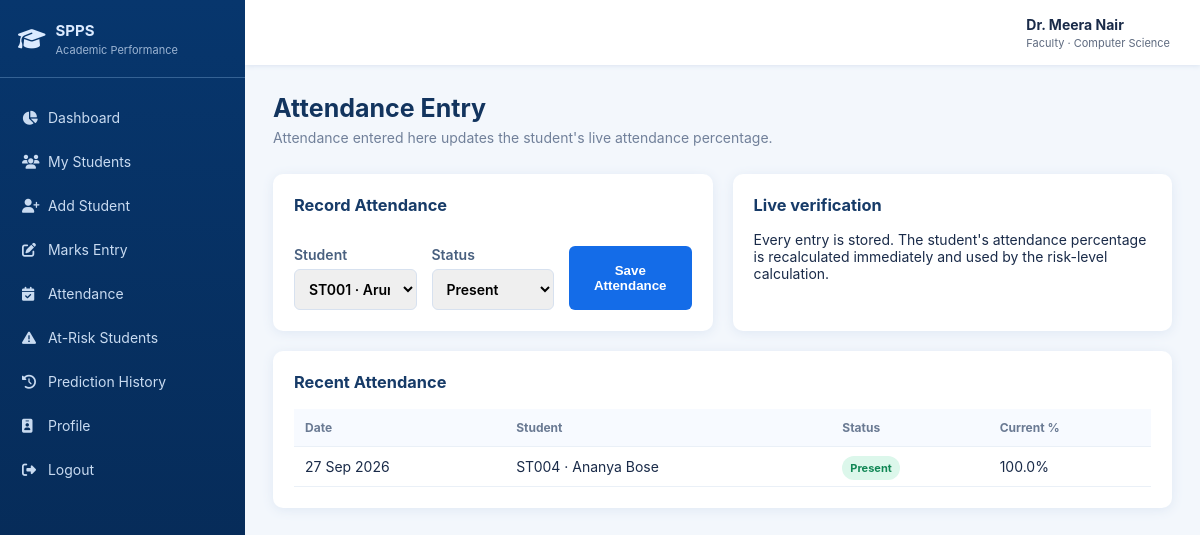
The app's page /attendance (signed in) with its own data.
### models.py (models this page shows, shortened)
class User(db.Model):
    id = db.Column(db.Integer, primary_key=True)
    username = db.Column(db.String(80), nullable=False, unique=True)
    email = db.Column(db.String(120), nullable=False, unique=True)
    password_hash = db.Column(db.String(255), nullable=False)
    role = db.Column(db.String(30), nullable=False, default='faculty')
    department = db.Column(db.String(80))
    phone = db.Column(db.String(20))
    status = db.Column(db.String(20), default='active')
    password_change_required = db.Column(db.Boolean, default=False)
    otp_hash = db.Column(db.String(255))
    otp_expires_at = db.Column(db.DateTime)
    created_at = db.Column(db.DateTime, default=datetime.utcnow)
    faculty = db.relationship('Faculty', backref='user', uselist=False, cascade='all, delete-orphan')

class Faculty(db.Model):
    id = db.Column(db.Integer, primary_key=True)
    user_id = db.Column(db.Integer, db.ForeignKey('user.id'), unique=True, nullable=False)
    faculty_id = db.Column(db.String(30), unique=True, nullable=False)
    name = db.Column(db.String(100), nullable=False)
    department = db.Column(db.String(80), nullable=False)

class AttendanceRecord(db.Model):
    id = db.Column(db.Integer, primary_key=True)
    student_id = db.Column(db.Integer, db.ForeignKey('student.id'), nullable=False)
    date = db.Column(db.Date, nullable=False, default=datetime.utcnow)
    present = db.Column(db.Boolean, nullable=False)
    recorded_by = db.Column(db.Integer, db.ForeignKey('user.id'), nullable=False)

class Student(db.Model):
    id = db.Column(db.Integer, primary_key=True)
    student_id = db.Column(db.String(30), nullable=False, unique=True)
    name = db.Column(db.String(120), nullable=False)
    gender = db.Column(db.String(20))
    date_of_birth = db.Column(db.Date)
    department = db.Column(db.String(80), nullable=False)
    year = db.Column(db.Integer, nullable=False)
    semester = db.Column(db.Integer, nullable=False)
    email = db.Column(db.String(120))
    phone = db.Column(db.String(25))
    address = db.Column(db.Text)
    discipline = db.Column(db.String(20), default='Good')
    arrears = db.Column(db.Integer, default=0, nullable=False)
    attendance = db.Column(db.Float, default=0)
    previous_gpa = db.Column(db.Float, default=0)
    assignment_score = db.Column(db.Float, default=0)
    internal_mark = db.Column(db.Float, default=0)
    study_hours = db.Column(db.Float, default=0)
    previous_semester_mark = db.Column(db.Float, default=0)
    practical_mark = db.Column(db.Float, default=0)
    participation_score = db.Column(db.Float, default=0)
    backlogs = db.Column(db.Integer, default=0)
    assigned_faculty_id = db.Column(db.Integer, db.ForeignKey('faculty.id'))
    created_at = db.Column(db.DateTime, default=datetime.utcnow)
    updated_at = db.Column(db.DateTime, default=datetime.utcnow, onupdate=datetime.utcnow)
    predictions = db.relationship('Prediction', backref='student', lazy=True, cascade='all, delete-orphan')
    mark_records = db.relationship('MarkRecord', backref='student', lazy=True, cascade='all, delete-orphan')
    attendance_records = db.relationship('AttendanceRecord', backref='student', lazy=True, cascade='all, delete-orphan')

### app.py (the view, shortened to what this page needs)
@app.route('/attendance', methods=['GET', 'POST'])
@guard('admin', 'faculty')
def attendance_entry():
    students = scoped_students().all()
    recent = AttendanceRecord.query.order_by(AttendanceRecord.date.desc()).limit(15).all()
    return render_template('attendance.html', students=students, records=recent)

### app.py (called while the page is built)
def current_user():
    return db.session.get(User, session.get('user_id')) if session.get('user_id') else None

def guard(*roles):
    def deco(fn):
        from functools import wraps
        @wraps(fn)
        def wrapped(*args, **kwargs):
            u = current_user()
            if not u:
                return redirect(url_for('login'))
            if roles and u.role not in roles:
                abort(403)
            return fn(*args, **kwargs)
        return wrapped
    return deco

def scoped_students():
    return Student.query

@app.before_request
def csrf_protection():
    if request.method == 'POST' and request.form.get('_csrf_token') != session.get('_csrf_token'):
        abort(403)

@app.context_processor
def inject():
    if '_csrf_token' not in session:
        session['_csrf_token'] = secrets.token_urlsafe(32)
    return {
        'user': current_user(),
        'now': datetime.now(),
        'csrf_token': session['_csrf_token'],
        'assessment_defaults': app.config['ASSESSMENT_DEFAULTS'],
        'config': app.config,
    }

### templates/attendance.html (shortened to what this page needs)
{% extends 'base.html' %}
{% block content %}
<div class="page-head"><div><h1>Attendance Entry</h1><p>Attendance entered here updates the student's live attendance percentage.</p></div></div>
<div class="grid two">
<form class="card form-grid" method="post">
<h3>Record Attendance</h3>
<label>Student<select name="student_id" required>{% for s in students %}<option value="{{s.id}}">{{s.student_id}} · {{s.name}}</option>{% endfor %}</select></label>
<label>Status<select name="present" required><option value="present">Present</option><option value="absent">Absent</option></select></label>
<button class="primary">Save Attendance</button>
</form>
<div class="card"><h3>Live verification</h3><p>Every entry is stored. The student's attendance percentage is recalculated immediately and used by the risk-level calculation.</p></div>
</div>
<div class="card table-wrap">
<h3>Recent Attendance</h3>
<table><tr><th>Date</th><th>Student</th><th>Status</th><th>Current %</th></tr>
{% for r in records %}<tr><td>{{r.date.strftime('%d %b %Y')}}</td><td>{{r.student.student_id}} · {{r.student.name}}</td><td><span class="badge {{'low' if r.present else 'high'}}">{{'Present' if r.present else 'Absent'}}</span></td><td>{{r.student.attendance}}%</td></tr>
{% else %}<tr><td colspan="4">No attendance records yet.</td></tr>{% endfor %}
</table>
</div>
{% endblock %}

### templates/base.html (shortened to what this page needs)
<!doctype html>
<html lang="en">
<head>
<link rel="stylesheet" href="https://cdnjs.cloudflare.com/ajax/libs/font-awesome/6.7.2/css/all.min.css">
<link rel="stylesheet" href="{{ url_for('static',filename='css/style.css') }}">
</head>
<body>
{% if user %}
<aside>
  <div class="brand">
    <i class="fa-solid fa-graduation-cap"></i>
    <span>SPPS<small>Academic Performance</small></span>
  </div>
  <nav>
    <a href="{{url_for('dashboard')}}"><i class="fa fa-chart-pie"></i> Dashboard</a>
    <a href="{{url_for('students')}}"><i class="fa fa-users"></i> {{ 'My Students' if user.role=='faculty' else 'Students' }}</a>
    <a href="{{url_for('student_form')}}"><i class="fa fa-user-plus"></i> Add Student</a>
    <a href="{{url_for('marks_entry')}}"><i class="fa fa-pen-to-square"></i> Marks Entry</a>
    <a href="{{url_for('attendance_entry')}}"><i class="fa fa-calendar-check"></i> Attendance</a>
    <a href="{{url_for('at_risk')}}"><i class="fa fa-triangle-exclamation"></i> At-Risk Students</a>
    <a href="{{url_for('history')}}"><i class="fa fa-clock-rotate-left"></i> Prediction History</a>
    <a href="{{url_for('profile')}}"><i class="fa fa-id-badge"></i> Profile</a>
    <a href="{{url_for('logout')}}"><i class="fa fa-right-from-bracket"></i> Logout</a>
  </nav>
</aside>
<main>
<header>
  <div><b>{{ user.faculty.name if user.faculty else user.username }}</b><small>{{ user.role|title }} · {{ user.department or 'College' }}</small></div>
</header>
{% endif %}
<section class="content">
{% block content %}{% endblock %}
</section>
{% if user %}</main>{% endif %}
</body>
</html>

### static/css/style.css (style rules this page uses)
* { box-sizing:border-box }
body { margin:0;background:#f3f7fc;color:#1a2b49;font:14px Inter,Segoe UI,Arial,sans-serif }
aside { position:fixed;width:245px;inset:0 auto 0 0;background:linear-gradient(#07366d,#062750);color:#dbeaff;z-index:4 }
.brand { height:78px;padding:15px 18px;display:flex;align-items:center;gap:10px;border-bottom:1px solid #356294;font-size:22px }
.brand small,header small,table small { display:block;font-size:11px;font-weight:400;opacity:.7;margin-top:3px }
.brand span { font-weight:700;font-size:15px }
nav { padding:16px 10px }
nav a { display:block;color:#c9dbf1;text-decoration:none;padding:12px;border-radius:7px;margin:3px 0 }
nav i { width:22px }
main { margin-left:245px }
header { height:65px;background:#fff;box-shadow:0 1px 5px #dae4f1;display:flex;justify-content:flex-end;align-items:center;padding:0 30px }
.content { padding:28px;max-width:1600px;margin:auto }
.page-head,.profile-head { display:flex;justify-content:space-between;align-items:center;margin-bottom:22px }
.page-head h1,.profile-head h1 { margin:0;font-size:25px;color:#12345e }
.page-head p,.profile-head p { color:#71809a;margin:6px 0 }
.primary,.button,button { border:0;border-radius:6px;padding:10px 15px;cursor:pointer;text-decoration:none;display:inline-block;font-weight:600 }
.primary { background:#146ce8;color:white }
.card { background:#fff;border-radius:10px;padding:21px;box-shadow:0 2px 12px #dfe8f4;margin-bottom:20px }
.card h2,.card h3 { margin-top:0;color:#173b68 }
.grid { display:grid;gap:20px }
.two { grid-template-columns:1fr 1fr }
.table-wrap { overflow:auto }
table { width:100%;border-collapse:collapse }
th { text-align:left;color:#6a7a93;background:#f7faff;font-size:12px }
td,th { padding:11px;border-bottom:1px solid #eaf0f7 }
.badge { padding:5px 8px;border-radius:20px;font-size:11px;font-weight:bold }
.low { background:#dcf7eb;color:#118755 }
.form-grid { display:grid;grid-template-columns:repeat(3,1fr);gap:15px }
.form-grid h3,.form-actions { grid-column:1/-1 }
label { display:block;font-weight:600;color:#49607f }
input,select { width:100%;padding:10px;border:1px solid #d7e1ef;border-radius:6px;margin-top:6px;font:inherit }

### records on screen
User: role "My Students", role "Faculty", department "Computer Science"
Faculty: faculty "Dr. Meera Nair"
AttendanceRecord: date "27 Sep 2026", student.student_id "ST004", student.name "Ananya Bose", present "Present", student.attendance "100.0"

### other values on screen
form field student_id "ST001 · Arun Kumar"
